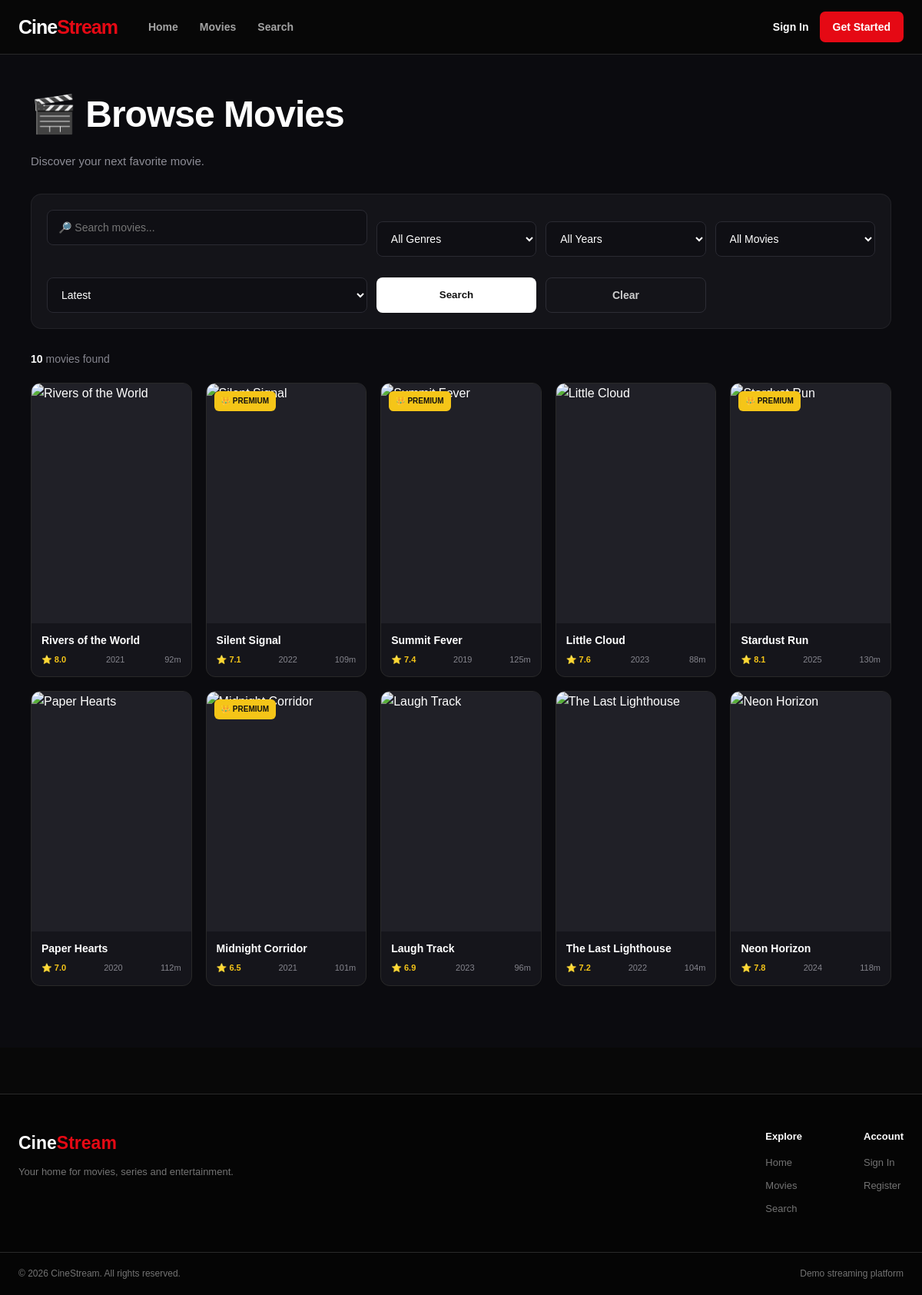
The app's page /movies.php with its own data.
### tables this page shows
CREATE TABLE `movies` (
  `id`           INT UNSIGNED NOT NULL AUTO_INCREMENT,
  `tmdb_id`      INT UNSIGNED DEFAULT NULL,
  `title`        VARCHAR(255) NOT NULL,
  `description`  TEXT NOT NULL,
  `tagline`      VARCHAR(500) DEFAULT NULL,
  `release_year` SMALLINT UNSIGNED NOT NULL,
  `release_date` DATE DEFAULT NULL,
  `duration`     SMALLINT UNSIGNED NOT NULL COMMENT 'Minutes',
  `budget`       BIGINT UNSIGNED NOT NULL DEFAULT 0,
  `revenue`      BIGINT UNSIGNED NOT NULL DEFAULT 0,
  `poster`       VARCHAR(255) DEFAULT NULL,
  `backdrop`     VARCHAR(500) DEFAULT NULL,
  `trailer_url`  VARCHAR(500) DEFAULT NULL,
  `trailer_key`  VARCHAR(100) DEFAULT NULL,
  `director`     VARCHAR(255) DEFAULT NULL,
  `cast_data`    LONGTEXT DEFAULT NULL,
  `video_url`    VARCHAR(500) NOT NULL,
  `rating`       DECIMAL(3,1) NOT NULL DEFAULT 0.0,
  `is_premium`   TINYINT(1) NOT NULL DEFAULT 0,
  `created_at`   TIMESTAMP NOT NULL DEFAULT CURRENT_TIMESTAMP,
  PRIMARY KEY (`id`),
  UNIQUE KEY `uq_movies_tmdb_id` (`tmdb_id`),
  KEY `idx_movies_title` (`title`),
  KEY `idx_movies_release_year` (`release_year`),
  KEY `idx_movies_is_premium` (`is_premium`),
  KEY `idx_movies_rating` (`rating`),
  FULLTEXT KEY `ft_movies_title_description` (`title`,`description`),
  CONSTRAINT `chk_movies_rating` CHECK (`rating` >= 0 AND `rating` <= 10)
);

### includes/auth.php (called while the page is built, shortened)
<?php
function e(mixed $value): string
{
    return htmlspecialchars((string) $value, ENT_QUOTES | ENT_SUBSTITUTE, 'UTF-8');
}
function isLoggedIn(): bool
{
    return isset($_SESSION['user_id']) && (int) $_SESSION['user_id'] > 0;
}
function getCurrentUser(bool $refresh = false): ?array
{
    if (!isLoggedIn()) {
        return $cachedUser = null;
    }
    $stmt = getDB()->prepare(
        'SELECT id, name, email, role, subscription_status, subscription_expires_at, created_at
         FROM users WHERE id = :id LIMIT 1'
    );
    $stmt->execute([':id' => (int) $_SESSION['user_id']]);
    $user = $stmt->fetch();
    return $cachedUser = $user;
}

### movies.php (the view, shortened to what this page needs)
<?php
require_once __DIR__ . '/includes/auth.php';
$db = getDB();
$search = trim((string) ($_GET['search'] ?? ''));
$premium = $_GET['premium'] ?? 'all';
$sort = $_GET['sort'] ?? 'latest';
$page = max(1, (int) ($_GET['page'] ?? 1));
$perPage = 12;
$params = [];
$whereSql = '';
$genreJoin = '';
$countSql = '
    SELECT COUNT(DISTINCT m.id)
    FROM movies m
    ' . $genreJoin . '
    ' . $whereSql;
$countStmt = $db->prepare($countSql);
$countStmt->execute($params);
$totalMovies = (int) $countStmt->fetchColumn();
$offset = ($page - 1) * $perPage;
$orderSql = match ($sort) {
    'rating' =>
        'm.rating DESC, m.title ASC',
    'title' =>
        'm.title ASC',
    'oldest' =>
        'm.release_year ASC, m.title ASC',
    default =>
        'm.created_at DESC, m.id DESC'
};
$sql = '
    SELECT DISTINCT
        m.id,
        m.title,
        m.description,
        m.release_year,
        m.duration,
        m.poster,
        m.rating,
        m.is_premium,
        m.created_at
    FROM movies m
    ' . $genreJoin . '
    ' . $whereSql . '
    ORDER BY ' . $orderSql . '
    LIMIT ' . (int) $perPage . '
    OFFSET ' . (int) $offset;
$stmt = $db->prepare($sql);
$stmt->execute($params);
$movies = $stmt->fetchAll();
require_once __DIR__ . '/includes/header.php';
?>
<div class="movies-page">
    <div class="movies-container">
        <header class="movies-header">
            <h1 class="movies-title">
                🎬 Browse Movies
            </h1>
            <p class="movies-subtitle">
                Discover your next favorite movie.
            </p>
        </header>
        <form
            method="GET"
            action="<?= BASE_URL ?>/movies.php"
            class="movies-filters"
        >
            <div class="filter-row">
                <div class="search-box">
                    <input
                        type="text"
                        name="search"
                        value="<?= e($search) ?>"
                        placeholder="🔎 Search movies..."
                    >
                </div>
                <select
                    name="genre"
                    class="filter-select"
                >
                    <option value="0">
                        All Genres
                    </option>
                </select>
                <select
                    name="year"
                    class="filter-select"
                >
                    <option value="0">
                        All Years
                    </option>
                </select>
                <select
                    name="premium"
                    class="filter-select"
                >
                    <option
                        value="all"
                        <?= $premium === 'all' ? 'selected' : '' ?>
                    >
                        All Movies
                    </option>
                </select>
                <select
                    name="sort"
                    class="filter-select"
                >
                    <option
                        value="latest"
                        <?= $sort === 'latest' ? 'selected' : '' ?>
                    >
                        Latest
                    </option>
                </select>
                <button
                    type="submit"
                    class="filter-btn"
                >
                    Search
                </button>
                <a
                    href="<?= BASE_URL ?>/movies.php"
                    class="clear-btn"
                >
                    Clear
                </a>
            </div>
        </form>
        <div class="result-bar">
            <div class="result-count">
                <strong>
                    <?= $totalMovies ?>
                </strong>
                movie<?= $totalMovies !== 1 ? 's' : '' ?> found
            </div>
        </div>
        <?php if (!empty($movies)): ?>
            <div class="movies-grid">
                <?php foreach ($movies as $movie): ?>
                    <article class="movie-card">
                        <a
                            href="<?= BASE_URL ?>/movie.php?id=<?= (int) $movie['id'] ?>"
                            style="text-decoration:none;"
                        >
                            <div class="movie-poster">
                                <?php if ((int) $movie['is_premium'] === 1): ?>
                                    <div class="movie-badge premium">
                                        👑 Premium
                                    </div>
                                <?php endif; ?>
                            </div>
                            <div class="movie-info">
                                <div class="movie-title">
                                    <?= e($movie['title']) ?>
                                </div>
                                <div class="movie-meta">
                                    <span class="movie-rating">
                                        ⭐ <?= number_format(
                                            (float) $movie['rating'],
                                            1
                                        ) ?>
                                    </span>
                                    <span>
                                        <?= (int) $movie['release_year'] ?>
                                    </span>
                                    <span>
                                        <?= (int) $movie['duration'] ?>m
                                    </span>
                                </div>
                            </div>
                        </a>
                    </article>
                <?php endforeach; ?>
            </div>
        <?php endif; ?>
    </div>
</div>
<?php
require_once __DIR__ . '/includes/footer.php';
?>

### includes/header.php (shortened to what this page needs)
<?php
require_once __DIR__ . '/auth.php';
$currentUser = getCurrentUser();
?>
<!DOCTYPE html>
<html lang="en">
<head>
    <link
        rel="stylesheet"
        href="<?= BASE_URL ?>/assets/css/style.css"
    >
</head>
<body>
<header class="site-header">
    <div class="navbar">
        <a
            href="<?= BASE_URL ?>/index.php"
            class="logo"
        >
            Cine<span>Stream</span>
        </a>
        <nav class="main-nav">
            <a
                href="<?= BASE_URL ?>/index.php"
            >
                Home
            </a>
            <a
                href="<?= BASE_URL ?>/movies.php"
            >
                Movies
            </a>
            <a
                href="<?= BASE_URL ?>/search.php"
            >
                Search
            </a>
        </nav>
        <div class="nav-right">
            <?php if ($currentUser): ?>
                <a
                    href="<?= BASE_URL ?>/profile.php"
                    class="profile-link"
                >
                    <?= e($currentUser['name']) ?>
                </a>
                <form
                    method="POST"
                    action="<?= BASE_URL ?>/logout.php"
                    class="logout-form"
                >
                    <?= csrfField() ?>
                    <button
                        type="submit"
                        class="logout-button"
                    >
                        Logout
                    </button>
                </form>
            <?php else: ?>
                <a
                    href="<?= BASE_URL ?>/login.php"
                    class="login-link"
                >
                    Sign In
                </a>
                <a
                    href="<?= BASE_URL ?>/register.php"
                    class="register-button"
                >
                    Get Started
                </a>
            <?php endif; ?>
        </div>
    </div>
</header>
<main class="site-main">

### includes/footer.php (shortened to what this page needs)
</main>
<footer class="site-footer">
    <div class="footer-container">
        <div class="footer-brand">
            <a href="<?= BASE_URL ?>/index.php">
                Cine<span>Stream</span>
            </a>
            <p>
                Your home for movies, series and entertainment.
            </p>
        </div>
        <div class="footer-links">
            <div class="footer-column">
                <h3>Explore</h3>
                <a href="<?= BASE_URL ?>/index.php">
                    Home
                </a>
                <a href="<?= BASE_URL ?>/movies.php">
                    Movies
                </a>
                <a href="<?= BASE_URL ?>/search.php">
                    Search
                </a>
            </div>
            <div class="footer-column">
                <h3>Account</h3>
                <?php if (isLoggedIn()): ?>
                    <a href="<?= BASE_URL ?>/profile.php">
                        Profile
                    </a>
                    <a href="<?= BASE_URL ?>/watch.php">
                        Continue Watching
                    </a>
                <?php else: ?>
                    <a href="<?= BASE_URL ?>/login.php">
                        Sign In
                    </a>
                    <a href="<?= BASE_URL ?>/register.php">
                        Register
                    </a>
                <?php endif; ?>
            </div>
        </div>
    </div>
    <div class="footer-bottom">
        <p>
            &copy; <?= date('Y') ?> CineStream.
            All rights reserved.
        </p>
        <p>
            Demo streaming platform
        </p>
    </div>
</footer>
</body>
</html>

### assets/css/style.css (style rules this page uses)
* { margin: 0; padding: 0; box-sizing: border-box; }
:root { --bg-primary: #080808; --bg-secondary: #111111; --bg-card: #171717; --bg-hover: #222222; --text-primary: #ffffff; --text-secondary: #a3a3a3; --text-muted: #737373; --accent: #e50914; --accent-hover: #f6121d; --border: #292929; --container-width: 1200px; }
html { scroll-behavior: smooth; }
body { font-family: Arial, Helvetica, sans-serif; background: var(--bg-primary); color: var(--text-primary); min-height: 100vh; line-height: 1.6; }
a { color: inherit; text-decoration: none; }
button, input, select { font-family: inherit; }
button { cursor: pointer; }
.site-header { position: sticky; top: 0; z-index: 1000; background: rgba(8, 8, 8, 0.94); backdrop-filter: blur(12px); border-bottom: 1px solid var(--border); }
.navbar { max-width: var(--container-width); margin: 0 auto; min-height: 70px; padding: 0 24px; display: flex; align-items: center; gap: 40px; }
.logo { font-size: 25px; font-weight: 800; letter-spacing: -1px; white-space: nowrap; }
.logo span { color: var(--accent); }
.main-nav { display: flex; align-items: center; gap: 28px; flex: 1; }
.main-nav a { color: var(--text-secondary); font-size: 14px; font-weight: 600; transition: color 0.2s; }
.nav-right { display: flex; align-items: center; gap: 14px; }
.login-link { color: var(--text-primary); font-size: 14px; font-weight: 600; transition: color 0.2s; }
.register-button { display: inline-flex; align-items: center; justify-content: center; padding: 9px 17px; background: var(--accent); border-radius: 7px; color: white; font-size: 14px; font-weight: 700; transition: background 0.2s, transform 0.15s; }
.site-main { min-height: calc(100vh - 150px); }
.movie-card { min-width: 0; background: var(--bg-card); border: 1px solid var(--border); border-radius: 10px; overflow: hidden; transition: transform 0.2s, border-color 0.2s, box-shadow 0.2s; }
.movie-poster { position: relative; aspect-ratio: 2 / 3; overflow: hidden; background: #202020; }
.movie-info { padding: 14px; }
.movie-title { font-size: 15px; font-weight: 700; white-space: nowrap; overflow: hidden; text-overflow: ellipsis; margin-bottom: 7px; }
.movie-meta { display: flex; align-items: center; gap: 8px; color: var(--text-muted); font-size: 12px; }
.movie-rating { color: #facc15; font-weight: 700; }
.movie-badge { position: absolute; top: 10px; left: 10px; padding: 4px 8px; border-radius: 5px; background: var(--accent); color: white; font-size: 10px; font-weight: 800; text-transform: uppercase; }
.site-footer { border-top: 1px solid var(--border); background: #050505; margin-top: 60px; }
.footer-container { max-width: var(--container-width); margin: 0 auto; padding: 45px 24px; display: flex; justify-content: space-between; gap: 50px; }
.footer-brand { max-width: 320px; }
.footer-brand > a { font-size: 23px; font-weight: 800; }
.footer-brand span { color: var(--accent); }
.footer-brand p { color: var(--text-muted); font-size: 13px; margin-top: 10px; }
.footer-links { display: flex; gap: 80px; }
.footer-column { display: flex; flex-direction: column; gap: 9px; }
.footer-column h3 { font-size: 13px; margin-bottom: 5px; }
.footer-column a { color: var(--text-muted); font-size: 13px; transition: color 0.2s; }
.footer-bottom { max-width: var(--container-width); margin: 0 auto; padding: 18px 24px; border-top: 1px solid var(--border); display: flex; justify-content: space-between; gap: 20px; color: var(--text-muted); font-size: 12px; }
.search-box { display: flex; gap: 10px; margin-bottom: 30px; }
.search-box input { flex: 1; min-width: 0; background: var(--bg-secondary); border: 1px solid var(--border); border-radius: 8px; padding: 13px 15px; color: white; outline: none; }

### records on screen
movies: title "Rivers of the World", rating "8.0", release_year "2021", duration "92"
movies: is_premium "👑 PREMIUM", title "Silent Signal", rating "7.1", release_year "2022", duration "109"
movies: is_premium "👑 PREMIUM", title "Summit Fever", rating "7.4", release_year "2019", duration "125"
movies: title "Little Cloud", rating "7.6", release_year "2023", duration "88"
movies: is_premium "👑 PREMIUM", title "Stardust Run", rating "8.1", release_year "2025", duration "130"
movies: title "Paper Hearts", rating "7.0", release_year "2020", duration "112"
movies: is_premium "👑 PREMIUM", title "Midnight Corridor", rating "6.5", release_year "2021", duration "101"
movies: title "Laugh Track", rating "6.9", release_year "2023", duration "96"
movies: title "The Last Lighthouse", rating "7.2", release_year "2022", duration "104"
movies: title "Neon Horizon", rating "7.8", release_year "2024", duration "118"

### other values on screen
$totalMovies "10"
